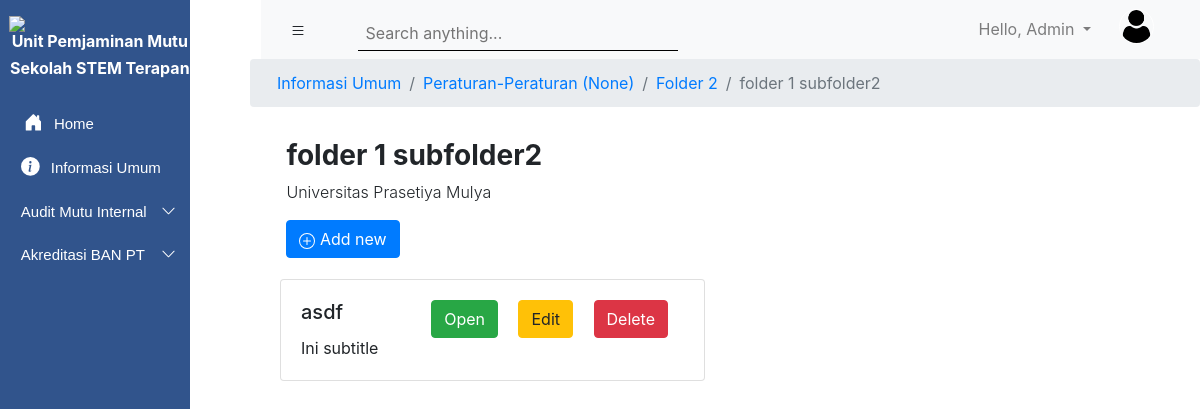
The app's page /subfileinformasiumum1/2/ (signed in) with its own data.
### Accounts/models.py (models this page shows)
class User(AbstractUser):
    prodi = models.ForeignKey(ProgramStudi, models.SET_NULL, blank=True, null=True, default=None)
    role_list = (
        ('Admin', 'Admin'),
        ('Faculty Member', 'Faculty Member'),
        ('Professional Staf', 'Professional Staf')
    )
    roles = models.CharField(choices=role_list, max_length=40)
    profile_picture = models.ImageField(null=True, blank=True)
    objects = UserManager

### upmsite/models.py (models this page shows, shortened)
class Folder(models.Model):
    listKategori = (
        ('AMI', 'AMI'),
        ('ABPT', 'ABPT'),
        ('Informasi Umum', 'Informasi Umum'),
    )
    nama_folder = models.CharField(default='', max_length=256)
    nama_prodi = models.ForeignKey(ProgramStudi, on_delete=models.CASCADE, blank = True, null = True)
    kategori = models.CharField(max_length=50, choices=listKategori)
    public_status = models.BooleanField(default = True)
    created_at = models.DateTimeField(auto_now_add=True)
    updated_at = models.DateTimeField(auto_now=True)
    isAllowNewFolder = models.BooleanField(default = True)
    isAllowNewFile = models.BooleanField(default = True)
    class Meta:
        ordering = ['-updated_at']
    def __str__(self):
        return '{} ({})'.format(self.nama_folder, self.nama_prodi)

class SubFolder01(models.Model):
    nama_folder = models.CharField(max_length=520)
    parent_folder = models.ForeignKey(Folder, on_delete=models.CASCADE)

class SubFolder02(models.Model):
    nama_folder = models.CharField(max_length=250)
    parent_folder = models.ForeignKey(SubFolder01, on_delete=models.CASCADE)

class SubFile02(models.Model):
    nama_file = models.CharField(max_length=250)
    nama_folder = models.ForeignKey(SubFolder02, on_delete=models.CASCADE)
    file_attachment = models.FileField()

### upmsite/views.py (the view)
# urls.py: path('subfileinformasiumum1/<int:pk>/', views_upmsite.SubFileInformasiUmum1, name="sub_file_informasi_umum1"),
def SubFileInformasiUmum1(request, pk):
    roles = request.user.roles
    prodi = request.user.prodi
    semua_prodi = models_account.ProgramStudi.objects.all()
    subfile2 = models.SubFile02.objects.filter(nama_folder__id = pk)
    pkjudul = pkjuduldef()
    judul = models.Folder.objects.get(id = pkjudul)
    pkjudul1 = pkjuduldef1()
    judul1 = models.SubFolder01.objects.get(id = pkjudul1)
    judul2 = models.SubFolder02.objects.get(id = pk)
    global pkjudul2
    pkjudul2 = pk
    context = {
        'roles': roles,
        'prodi': prodi,
        'semua_prodi': semua_prodi,
        'subfile2': subfile2,
        'judul': judul,
        'pkjudul': pkjudul,
        'judul1': judul1,
        'pkjudul1': pkjudul1,
        'judul2': judul2,
        'pk' : pk,
    }
    return render(request, 'InformasiUmum/SubFileInformasiUmum1.html', context)

### upmsite/views.py (called while the page is built)
def pkjuduldef():
    return pkjudul

def pkjuduldef1():
    return pkjudul1

### Templates/InformasiUmum/SubFileInformasiUmum1.html (shortened to what this page needs)
{% extends 'main.html' %}
{% load static %}
{% block content %}
<section>
  <nav aria-label="breadcrumb">
      <ol class="breadcrumb">
        <li class="breadcrumb-item"><a href="{% url 'Informasi_Umum' %}">Informasi Umum</a></li>
        <li class="breadcrumb-item active" aria-current="page"><a href="{% url 'sub_informasi_umum' pkjudul %}">{{judul}}</a></li>
        <li class="breadcrumb-item active" aria-current="page"><a href="{% url 'sub_folder_informasi_umum1' pkjudul1 %}">{{judul1.nama_folder}}</a></li>
        <li class="breadcrumb-item active" aria-current="page" href="">{{judul2.nama_folder}}</li>
      </ol>
  </nav>
</section>
  <section class="page-title" style="margin-left: 17.9rem; ">
      <h3 class="font-weight-bold">{{judul2.nama_folder}}</h3>
      <p class="font-weight-light">Universitas Prasetiya Mulya</p>
      {% if roles == 'Admin' %}
      <a class="btn btn-primary" href="{% url 'AddSubFile_02' pk %}">
          Add new
      </a>
      {% endif %}
  </section>
  <section class="folder-card">
    <div class="box-inside">
    <div class="row">
      {% for file in subfile2 %}
      <div class="col-sm-6" data-role="card-menus">
        <div class="card card3">
          <div class="card-body">
            <div class="card-inside">
                <div class="card-text-inside">
                    <h5 class="card-title">{{file.nama_file}}</h5>
                    <p class="card-text">Ini subtitle</p>
                </div>
                <div>
                    <a href="{% static file.file_attachment.url %}" class="btn btn-success mr-3 btn-card-menu">Open</a>
                    {% if roles == 'Admin' %}
                      <a href="{% url 'UpdateSubFile_02' pk=file.id %}" class="btn btn-warning mr-3 btn-card-menu">Edit</a>
                      <a href="{% url 'DeleteSubFile_02' pk=file.id %}" class="btn btn-danger mr-3 btn-card-menu">Delete</a>
                    {% endif %}
                </div>
            </div>
          </div>
        </div>
      </div>
      {% endfor %}
    </div>
    </div>
  </section>
{% endblock %}

### Templates/main.html (shortened to what this page needs)
{% load static %}
<!DOCTYPE html>
<html lang="en">
<head>
    <link rel="stylesheet" href="https://stackpath.bootstrapcdn.com/bootstrap/4.5.2/css/bootstrap.min.css">
    <link rel="stylesheet" href="{% static 'css/main.css'%}">
</head>
<body>
    <section class="left_navigation" id="leftSidebar">
        <img src="https://lms.prasetiyamulya.ac.id/pluginfile.php/1/core_admin/logo/0x200/1601623298/logo_upm_putih.png" class="prasmul_logo pt-3">
        <h5 class="upmstem"><strong> Unit Pemjaminan Mutu </strong>  </h5>
        <h5 class="upmstem"><strong> Sekolah STEM Terapan </strong> </h5>
        <div class="accordion navigation_menu pt-3" id="accordionExample">
          <div class="card card1">
            <div class="card-header card1-2" id="headingFour">
              <a class="btn btn-link btn-block text-left button1" type="button" href="{% url 'home' %}">
                  Home
                </a>
            </div>
          </div>
          <div class="card card1">
            <div class="card-head card1-2" id="headingOne">
                <a class="btn btn-link btn-block text-left button1 {% if kategori == 'Informasi Umum' %}main-active{% endif %}" type="button" href="{% url 'folder-list' kategori='Informasi Umum' pk_prodi=1 %}">
                  <div class="button-content">
                      Informasi Umum
                  </div>
                </a>
            </div>
          </div>
            <div class="card card1">
              <div class="card-head card1-2" id="headingTwo">
                <h2 class="mb-0">
                  <button class="btn btn-link btn-block text-left collapsed button1 {% if kategori == 'AMI' %}main-active{% endif %}" id="buttonTest" type="button" data-toggle="collapse" data-target="#collapseTwo" aria-expanded="false" aria-controls="collapseTwo">
                    <div class="button-content-2">
                        <div>Audit Mutu Internal</div>
                        <div class="caret">
                          <svg width="1em" height="1em" viewBox="0 0 16 16" class="bi bi-chevron-up" fill="currentColor" xmlns="http://www.w3.org/2000/svg">
                            <path fill-rule="evenodd" d="M7.646 4.646a.5.5 0 0 1 .708 0l6 6a.5.5 0 0 1-.708.708L8 5.707l-5.646 5.647a.5.5 0 0 1-.708-.708l6-6z"/>
                          </svg>
                        </div>
                    </div>
                  </button>
                </h2>
              </div>
            </div>
            <div class="card card1">
              <div class="card-head card1-2" id="headingThree">
                <h2 class="mb-0">
                  <button class="btn btn-link btn-block text-left collapsed button1" id="buttonTest" type="button" data-toggle="collapse" data-target="#collapseThree" aria-expanded="false" aria-controls="collapseThree">
                    <div class="button-content-2">
                      <div>Akreditasi BAN PT</div>
                      <div class="caret">
                        <svg width="1em" height="1em" viewBox="0 0 16 16" class="bi bi-chevron-up" fill="currentColor" xmlns="http://www.w3.org/2000/svg">
                          <path fill-rule="evenodd" d="M7.646 4.646a.5.5 0 0 1 .708 0l6 6a.5.5 0 0 1-.708.708L8 5.707l-5.646 5.647a.5.5 0 0 1-.708-.708l6-6z"/>
                        </svg>
                      </div>
                  </div>
                  </button>
                </h2>
              </div>
            </div>
        </div>
    </section>
    <section id="rightScreen">
        <nav class="navbar navbar-expand-lg navbar-light bg-light top-bar">
          <div class="right-menu">
            <button class="btn" id="sidebarCollapse">
            </button>
            <div class="search1 ml-4">
              <input class="input-sm border-0 p-2 col-md-11 input_search1" id="searchbox" type="text" placeholder="Search anything...">
            </div>
          </div>
          <div class="profile-area">
            <ul class="navbar-nav ml-auto">
              <li class="nav-item dropdown">
                <a class="nav-link dropdown-toggle user-dropdown" href="#" id="navbarDropdown" role="button" data-toggle="dropdown" aria-haspopup="true" aria-expanded="false">
                  Hello, {{user.first_name}}
                </a>
              </li>
            </ul>
            <div id="container">
              <div class="avatar">
                {% if request.user.profile_picture %}
                  <img src="{{request.user.profile_picture.url}}" alt="">
                {% else %}
                  <img src="{% static 'media/user.png' %}" alt="">
                {% endif %}
              </div>
            </div>
          </div>
        </nav>
    {% block content %}
    {% endblock %}
</body>
</html>

### static/css/main.css (style rules this page uses)
.prasmul_logo { display: block; margin-left: auto; margin-right: auto; width: 90%; }
.upmstem { color: #FFFFFF; font-size: 16px; text-align: center; margin-left: 10px; }
.card1 { font-family: 'Montserrat', sans-serif; font-size: 15px; background: transparent; background-color: transparent; color: white; border-color: transparent; margin-left: -10px; }
.card1-2 { background: transparent; background-color: transparent; border-color: transparent; padding-top: 0.15rem; padding-bottom: 0.15rem; text-decoration: none; }
.card-head { padding-top: .25rem; border-radius: none; border-bottom: -1px; }
.button1 { font-size: 15px; background-color: transparent; color: white; }
.button-content { margin-left: 1.05rem; }
.button-content-2 { margin-left: 1.05rem; display: flex; justify-content: space-between; }
.caret { -moz-transition: all 0.3s linear; -webkit-transition: all 0.3s linear; transition: all 0.3s linear; }
.collapsed .caret { -webkit-transform: rotate(180deg); transform: rotate(180deg); }
.dropdown-toggle:after { transition: 0.7s; }
.house_icon { margin-top: -5px; margin-right: 7px; }
.top-bar { display: flex; justify-content: space-between; }
.avatar { margin-right: 30px; margin-left: 20px; top: 5%; left: 10%; }
.avatar img { width: 35px; height: 35px; border-radius: 100%; border: 1px solid white; }
.profile-area { display: flex; }
.user-dropdown { text-decoration: none; }
.search1 { display: flex; align-items: center; justify-content: center; height: 100%; width: 350px; }
.input_search1 { vertical-align: middle; padding-top: 0.8rem !important; padding-bottom: 0.3rem !important; border-bottom: 1px solid #000 !important; background-color: #f8f9fa; }
.card3 { margin-top: 1rem; }
.card-inside { display: flex; justify-content: space-between; }
.card-text-inside { flex-direction: column; }
@media (min-width:768px) { .left_navigation { max-width: 261px; height: 100vh; background-color: #31548C; position: fixed; transition: all 0.5s; } }
@media (min-width:768px) { #rightScreen { transition: all 0.5s; } }
@media (min-width:768px) { .breadcrumb { margin-left: 250px; } }
@media (min-width:768px) { ol.breadcrumb { padding-left: 27px; } }
@media (min-width:768px) { .page-title { margin-top: 2rem; margin-left: 17.5rem; margin-right: 4rem; } }
@media (min-width:768px) { .box-inside { background: #FFFFFF; padding-top: 5px; margin-left: 15rem; } }
@media (min-width:768px) { .folder-card { margin-left: 2.5rem; margin-right: 2.5rem; } }
@media (min-width:768px) { .top-bar { margin-left: 261px; } }
.right-menu { display: flex; }

### records on screen
User: first_name "Admin"
Folder: nama_folder+nama_prodi "Peraturan-Peraturan (None)"
SubFolder01: nama_folder "Folder 2"
SubFolder02: nama_folder "folder 1 subfolder2"
SubFile02: nama_file "asdf"
